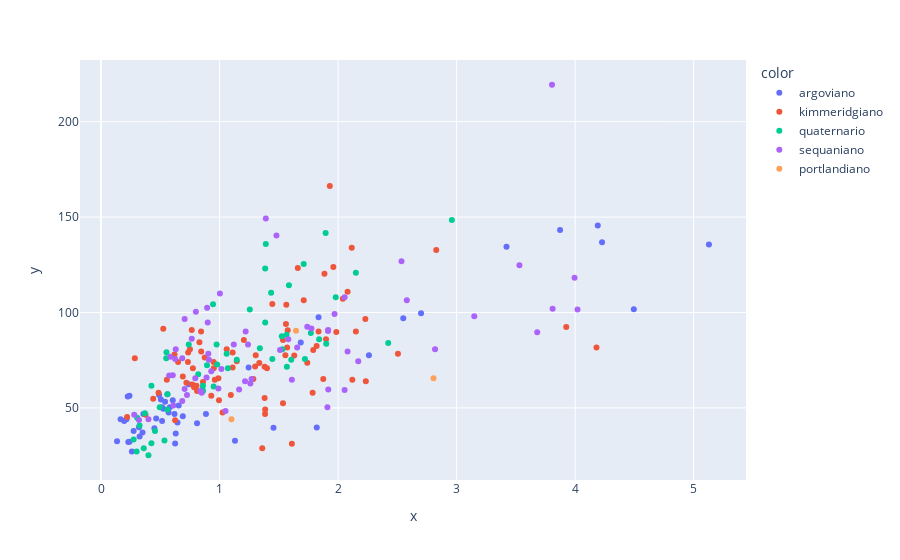

Notebook source saved alongside this figure:
### Markdown cell above
### Visualizing Data

### Code cell
fig = px.scatter(
    x=df_jura["vlCadmium"], 
    y=df_jura["vlZinc"], 
    color=df_jura['descUnit']
  )
fig.show()
